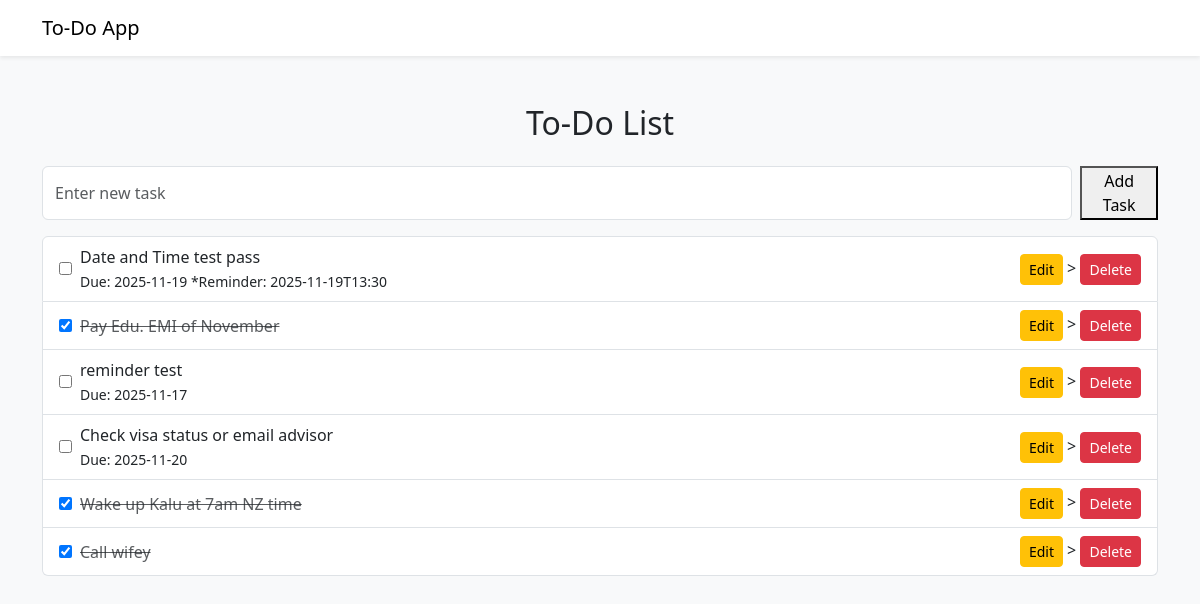
Before: / with the older database file.
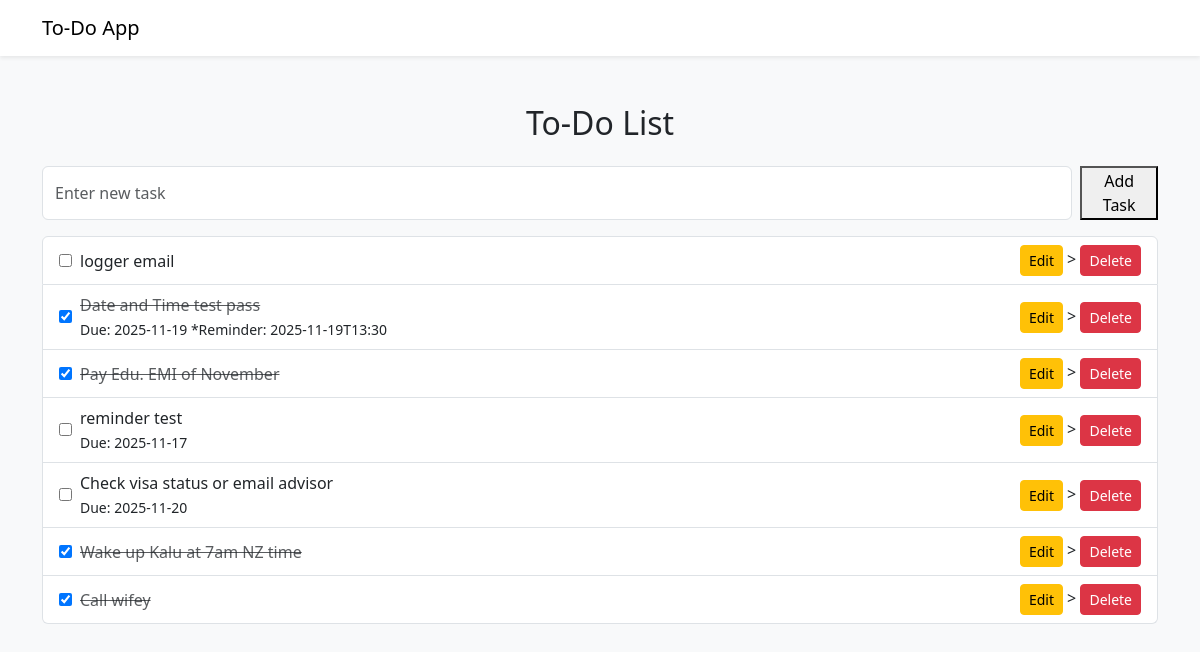
After: the same page with the newer database file.
### tables this page shows
CREATE TABLE tasks(
                id INTEGER PRIMARY KEY AUTOINCREMENT,
                title TEXT NOT NULL
        , completed INTEGER DEFAULT 0, due_date TEXT DEFAULT NULL, reminder_at TEXT DEFAULT NULL, reminder_sent TEXT DEFAULT 0);

### app.py (the view)
@app.route("/")
def index():
    conn = get_db_connection()
    tasks = conn.execute("SELECT * FROM tasks ORDER BY id DESC").fetchall()
    conn.close()
    return render_template("index.html", tasks=tasks)

### app.py (called while the page is built)
def get_db_connection():
    conn = sqlite3.connect("task.db")
    conn.row_factory = sqlite3.Row
    return conn

### templates/index.html (shortened to what this page needs)
{% extends "base.html" %}
{% block content %}
<h2 class="text-center mb-4">To-Do List</h2>
 <form action="{{ url_for('add_task') }}" method="post" class="d-flex mb-3">
     <input type="text" name="task" placeholder="Enter new task" class="form-control me-2" required>
     <button type="submit">Add Task</button>
</form>
 <ul class="list-group">
    {% for task in tasks %}
    <li class="list-group-item d-flex justify-content-between align-items-center">
        <div class="d-flex align-items-center gap-2" style="flex:1">
            <form action="{{ url_for('toggle_task', task_id=task['id']) }}" method="POST" >
                <input type="checkbox" onchange="this.form.submit()" {% if task['completed'] == 1 %} checked {% endif %}>
            </form>
            <div>
                <div>
                    <span class="{% if task['completed'] == 1 %} text-decoration-line-through text-muted {% endif %}">
                        {{ task['title'] }}
                    </span>
                </div>
                <small>
                    {% if task['due_date'] %}
                        Due: {{ task['due_date'] }}
                    {% endif %}
                    {% if task['reminder_at'] %}
                        *Reminder: {{ task['reminder_at'] }}
                    {% endif %}
                </small>
            </div>
        </div>
        <div>
            <a href="{{ url_for('edit_task', id=task['id']) }}" class="btn btn-warning btn-sm">Edit</a>
            >
            <form action="{{ url_for('delete_task', task_id=task['id']) }}" method="POST" style="display:inline;">
                <button type="submit" class="btn btn-danger btn-sm">Delete</button>
            </form>
        </div>
    </li>
    {% else %}
    <li class="list-group-item">No tasks available. Add your First Task</li>
    {% endfor %}
 </ul>
{% endblock %}

### templates/base.html (shortened to what this page needs)
<!DOCTYPE html>
<html lang="en">
    <head>
        <link href="https://cdn.jsdelivr.net/npm/bootstrap@5.3.0/dist/css/bootstrap.min.css" rel="stylesheet">
    </head>
    <body class="bg-light">
        <nav class="navbar navbar-light bg-white shadow-sm">
            <div class="container">
                <a class="navbar-brand" href="{{ url_for('index') }}">To-Do App</a>
            </div>
        </nav>
        <div class="container mt-5">
            {% block content %}{% endblock %}
        </div>
    </body>
</html>

Changed rows visible on the page:
added tasks: title "logger email"
changed tasks "Date and Time test pass": completed "☐" → "☑"
